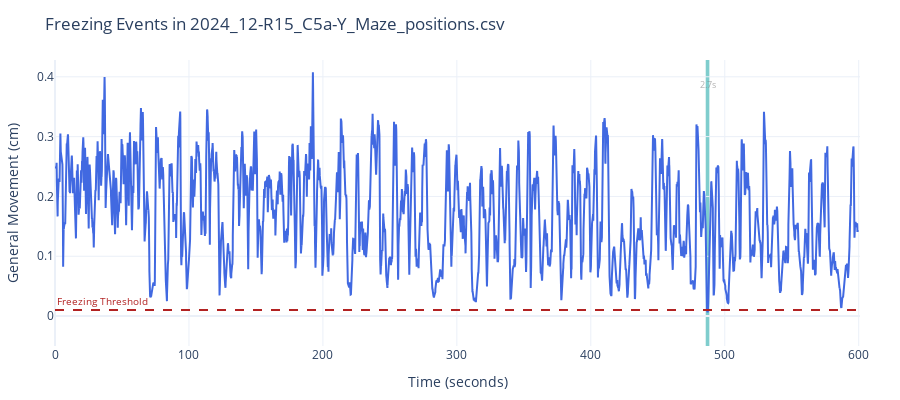

This figure's notebook cell:
### Markdown cell above
---
#### 4.  We can also measure other behaviours, such as freezing

### Code cell
movement = rst.calculate_movement(params, example_path)
rst.plot_freezing_events(params, example_path, movement)

### Figure 1 — Plotly figure (JSON) as saved in the notebook; plotly's stock layout.template omitted (floating-point values rounded to 4 significant figures; data arrays with more than 128 entries replaced by an {"elided": "..."} marker saying what was removed)
{"data": [{"line": {"color": "royalblue"}, "mode": "lines", "name": "Movement", "type": "scatter", "x": {"elided": "18000 float values"}, "y": {"elided": "18000 float values"}}], "layout": {"annotations": [{"font": {"color": "gray", "size": 9}, "opacity": 0.6, "showarrow": false, "text": "2.7s", "x": 487.1, "y": 0.3873}, {"font": {"color": "firebrick", "size": 10}, "showarrow": false, "text": "Freezing Threshold", "x": 0, "xanchor": "left", "xref": "x domain", "y": 0.01, "yanchor": "bottom", "yref": "y"}], "height": 400, "legend": {"orientation": "h", "x": 0.5, "xanchor": "center", "y": 1, "yanchor": "bottom"}, "margin": {"b": 40, "l": 40, "r": 40, "t": 60}, "shapes": [{"fillcolor": "rgba(0, 155, 155, 0.5)", "layer": "below", "line": {"width": 0}, "type": "rect", "x0": 485.8, "x1": 488.5, "y0": -0.1, "y1": 0.4281}, {"line": {"color": "firebrick", "dash": "dash"}, "type": "line", "x0": 0, "x1": 1, "xref": "x domain", "y0": 0.01, "y1": 0.01, "yref": "y"}], "title": {"text": "Freezing Events in 2024_12-R15_C5a-Y_Maze_positions.csv"}, "xaxis": {"range": [0, 601.0], "title": {"text": "Time (seconds)"}}, "yaxis": {"range": [-0.05, 0.4281], "title": {"text": "General Movement (cm)"}}}}
